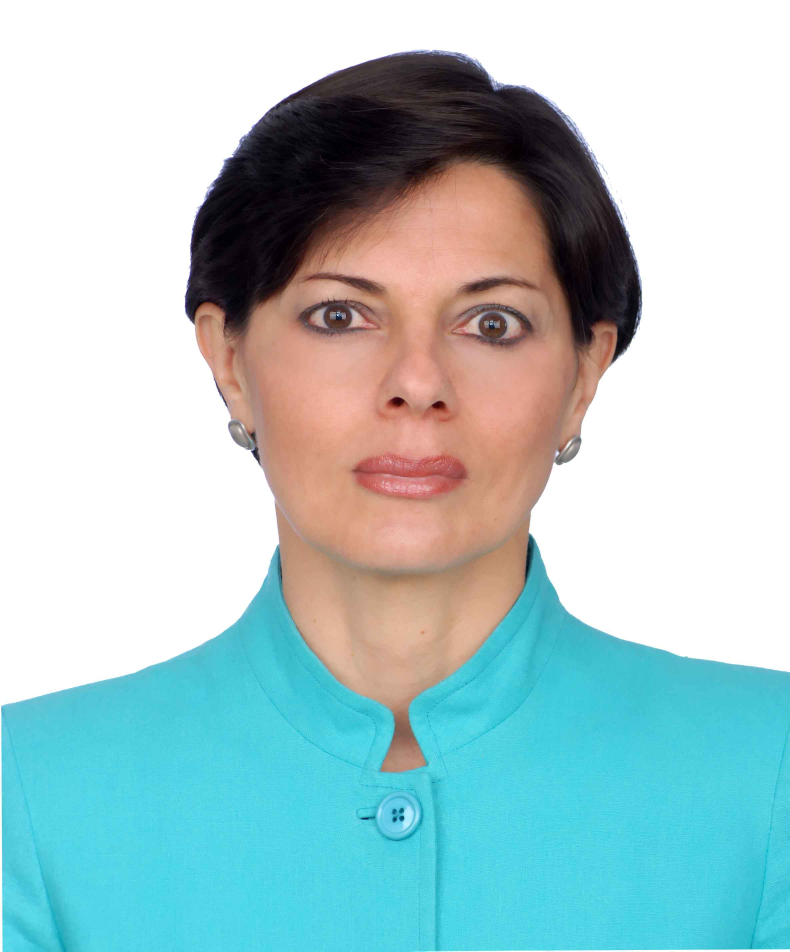
%> input picture Laboratorios/Lab03-Reconocimiento de caras/Script-prof/cara3.JPG, 2370 x 2854 px (shown at 1/3 size)
$ octave mario2.m   (GNU Octave 9; MATLAB toolbox functions it lacks are replaced by stand-ins)
%> lines starting %> are read from the running program, lines starting %| are printed output that depends on the picture; in (x1, y1, x2, y2) boxes, pixels count from 0 and x2, y2 are one past the last pixel; in counts of white or black regions, pixels touching at a corner belong together; the program's own positions count from 1
% Este programa lee imagenes en formato jpg
% y las pixelea para bajar su resoluci髇 y
% el tama駉 de la matriz

clear all;
close all;
clc;

I1 = imread('cara3.jpg','jpg');
figure(1);
imshow(uint8(I1));
I2 = I1;
Iz = I1(:,:,2);
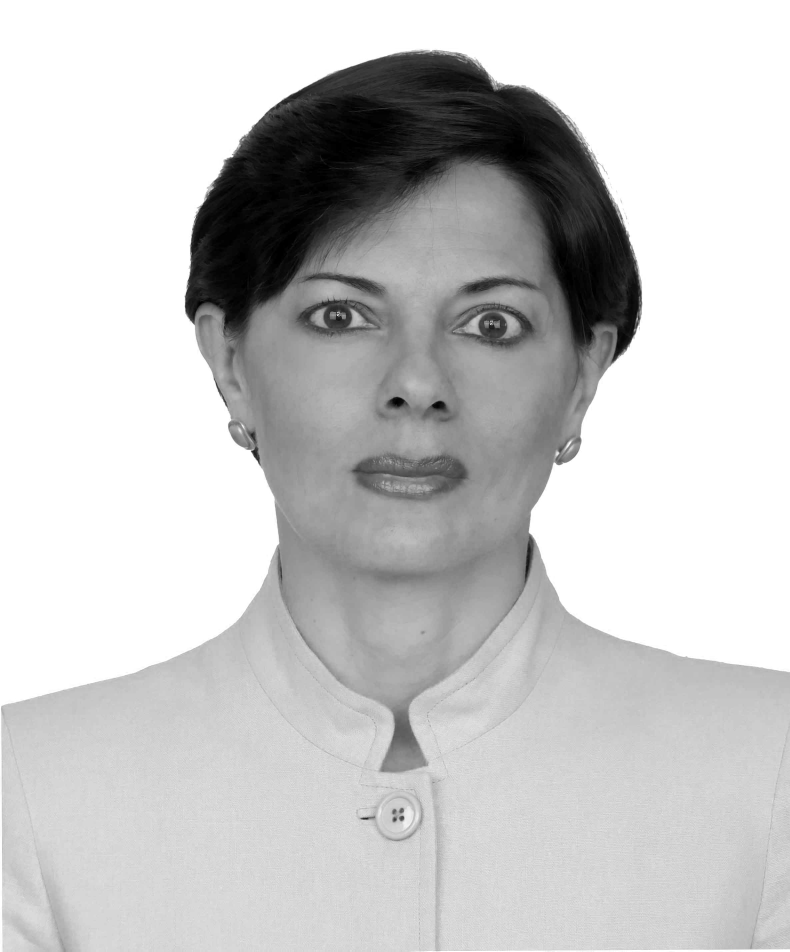
%> Iz: size 2854x2370 uint8 (shown at 1/3 size); min 0, max 255, mean 200.3
[nf nc] = size(Iz);
%> nf = 2854; nc = 2370
figure(2);
imshow(uint8(Iz));

for f = 1:nf
  Ifila = Iz(f,:);
  if(any(Ifila < 255))
      break;
  end
end
%nfc = 1800;
nfc = 1750;
Iz1 = Iz(f:nfc,:);
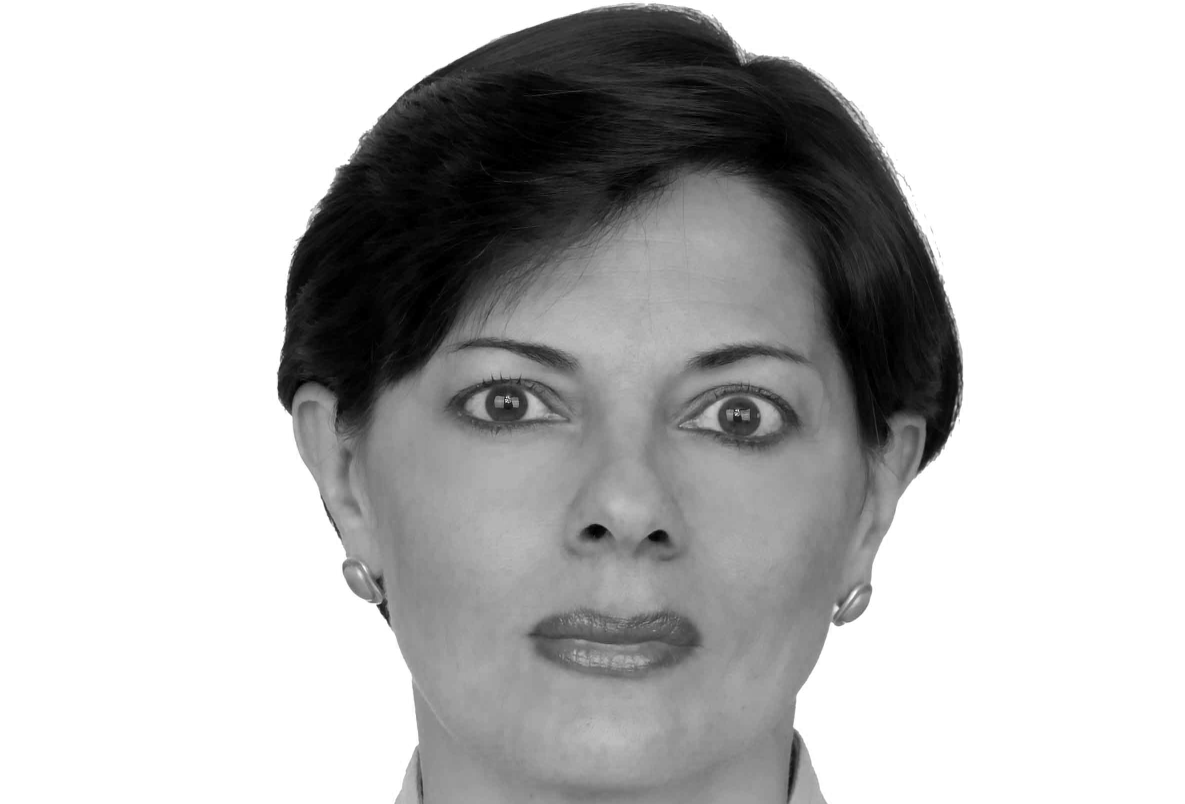
%> Iz1: size 1607x2370 uint8 (shown at 1/2 size); min 0, max 255, mean 188.6
figure(3);
imshow(uint8(Iz1));

for c1 = 1:nc
   Icol = Iz1(:,c1);
   if(any(Icol < 255))
     break;
   end
end
Iz2 = Iz1(:,c1:nc);
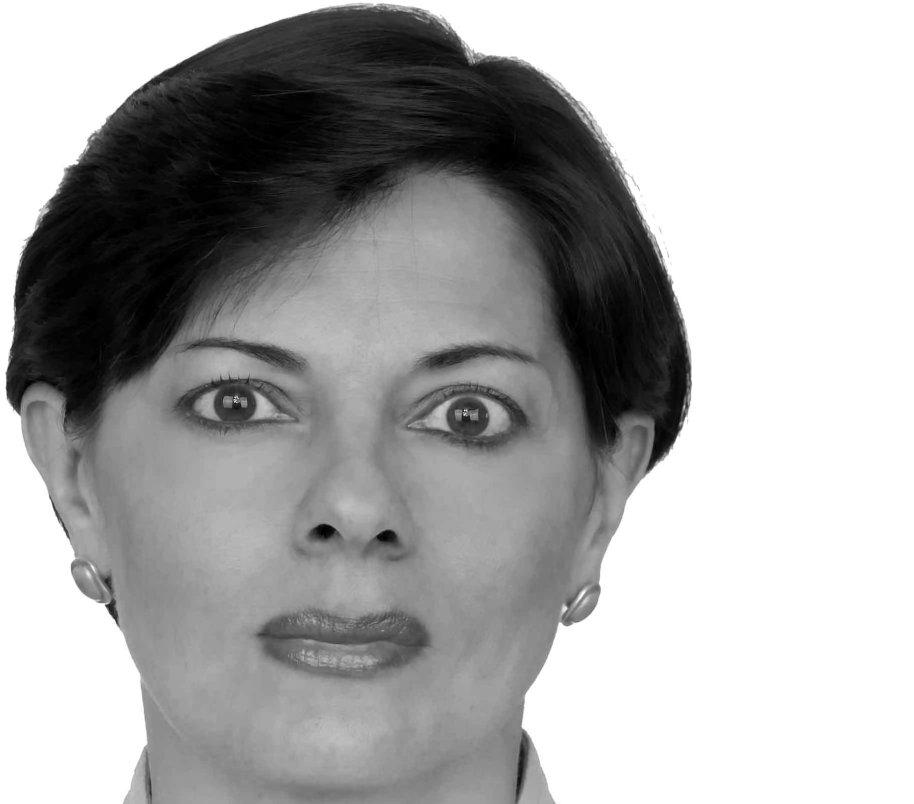
%> Iz2: size 1607x1827 uint8 (shown at 1/2 size); min 0, max 255, mean 168.9
figure(4);
imshow(uint8(Iz2));

[nc2 nf2] = size(Iz2);
%> nc2 = 1607; nf2 = 1827
for c2 = nc2:-1:1
   Icol = Iz2(:,c2);
   if(any(Icol < 240))
     break;
   end
end
Iz3 = Iz2(:,1:c2);
figure(5);
imshow(uint8(Iz3));
[ff cc] = size(Iz3);
%> ff = 1607; cc = 1385
ff1  = 10*floor(ff/10);
%> ff1 = 1600
cc1 = 10*floor(cc/10);
%> cc1 = 1380

% Pixelamiento en cuadrados de 10x10
% Izz = Iz3(1:720,1:530);
ii = 1;
for i = 1:10:ff1
   jj = 1;
   for j = 1:10:cc1
      im = Iz3(i:i+9,j:j+9);
      im = sum(sum(im))/100;
      Inueva10(ii,jj) = round(im);
      jj = jj + 1;
   end
   ii = ii + 1;
end
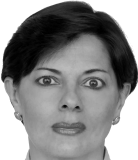
%> Inueva10: size 160x138 double; min 0, max 255, mean 140.8
%> after the loop, ii = 161
figure(8);
imshow(uint8(Inueva10));

% Pixelamiento en cuadrados de 20x20
% Izz = Iz3(1:1640,1:1380);
% Izz = Iz3(1:720,1:520)

ff2  = 20*floor(ff/20);
%> ff2 = 1600
cc2 = 20*floor(cc/20);
%> cc2 = 1380
ii = 1;
for i = 1:20:ff2
   jj = 1;
   for j = 1:20:cc2
      im = Iz3(i:i+19,j:j+19);
      im = sum(sum(im))/400;
      Inueva20(ii,jj) = round(im);
      jj = jj + 1;
   end
   ii = ii + 1;
end
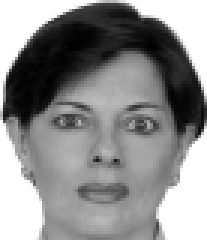
%> Inueva20: size 80x69 double (shown 3 times larger); min 0, max 255, mean 140.8
%> after the loop, ii = 81
figure(9);
imshow(uint8(Inueva20));

I40 = Inueva20;
I40bn = 255*round(I40/255*0.85);
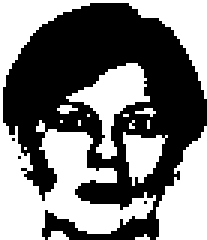
%> I40bn: size 80x69 double (shown 3 times larger); 48.4% white; 15 white regions (11 under 20 px), largest, box (x1, y1, x2, y2) and area: (0, 0, 69, 80) 1699, (52, 42, 69, 80) 425, (22, 21, 50, 53) 333, (41, 44, 56, 62) 155
figure(13);
imshow(uint8(I40bn));
I41bn = 255*round(I40/255*0.90);
%> I41bn: size 80x69 double; 55.6% white; 8 black regions (5 under 20 px), largest, box (x1, y1, x2, y2) and area: (1, 1, 69, 68) 2234, (25, 60, 44, 68) 107, (20, 70, 53, 80) 100
figure(14);
imshow(uint8(I41bn));
I42bn = 255*round(I40/255*0.95);
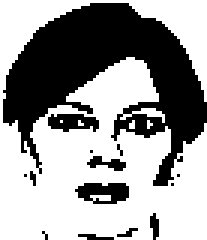
%> I42bn: size 80x69 double (shown 3 times larger); 60.9% white; 14 black regions (10 under 20 px), largest, box (x1, y1, x2, y2) and area: (1, 1, 69, 62) 1900, (25, 61, 43, 68) 91, (16, 38, 33, 44) 74, (29, 52, 42, 57) 34
figure(15);
imshow(uint8(I42bn));
